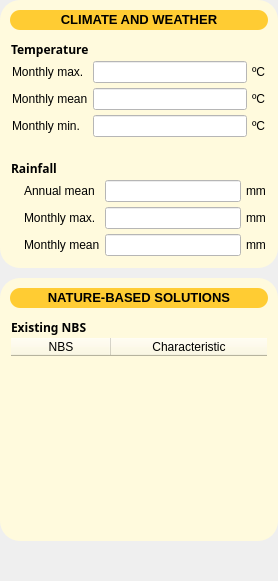
           <widget class="QWidget" name="Col2" native="true">
            <property name="sizePolicy">
             <sizepolicy hsizetype="Preferred" vsizetype="Preferred">
              <horstretch>0</horstretch>
              <verstretch>0</verstretch>
             </sizepolicy>
            </property>
            <layout class="QVBoxLayout" name="verticalLayout_12" stretch="0,0,0">
             <property name="spacing">
              <number>10</number>
             </property>
             <property name="leftMargin">
              <number>0</number>
             </property>
             <property name="topMargin">
              <number>0</number>
             </property>
             <property name="rightMargin">
              <number>0</number>
             </property>
             <property name="bottomMargin">
              <number>0</number>
             </property>
             <item>
              <widget class="QFrame" name="Climate_Frame">
               <property name="styleSheet">
                <string notr="true">QFrame{
background-color: #FFFADD;
border-radius: 20px
}</string>
               </property>
               <layout class="QVBoxLayout" name="verticalLayout_34" stretch="0,0,0,0">
                <property name="spacing">
                 <number>10</number>
                </property>
                <property name="leftMargin">
                 <number>10</number>
                </property>
                <property name="topMargin">
                 <number>10</number>
                </property>
                <property name="rightMargin">
                 <number>10</number>
                </property>
                <property name="bottomMargin">
                 <number>10</number>
                </property>
                <item>
                 <widget class="QLabel" name="Climate_Label">
                  <property name="minimumSize">
                   <size>
                    <width>0</width>
                    <height>20</height>
                   </size>
                  </property>
                  <property name="font">
                   <font>
                    <pointsize>10</pointsize>
                   </font>
                  </property>
                  <property name="styleSheet">
                   <string notr="true">background-color: #ffcc33;	
border-radius: 10px</string>
                  </property>
                  <property name="text">
                   <string>&lt;html&gt;&lt;head/&gt;&lt;body&gt;&lt;p align=&quot;center&quot;&gt;&lt;span style=&quot; font-weight:700;&quot;&gt;CLIMATE AND WEATHER&lt;/span&gt;&lt;/p&gt;&lt;/body&gt;&lt;/html&gt;</string>
                  </property>
                 </widget>
                </item>
                <item>
                 <widget class="QWidget" name="Temperature_Widget" native="true">
                  <layout class="QVBoxLayout" name="verticalLayout_36" stretch="0,0">
                   <property name="spacing">
                    <number>2</number>
                   </property>
                   <property name="leftMargin">
                    <number>1</number>
                   </property>
                   <property name="topMargin">
                    <number>1</number>
                   </property>
                   <property name="rightMargin">
                    <number>1</number>
                   </property>
                   <property name="bottomMargin">
                    <number>1</number>
                   </property>
                   <item>
                    <widget class="QLabel" name="Temperature_Label">
                     <property name="font">
                      <font>
                       <family>Segoe UI Variable Text Semiligh</family>
                       <bold>true</bold>
                      </font>
                     </property>
                     <property name="text">
                      <string>Temperature</string>
                     </property>
                     <property name="textFormat">
                      <enum>Qt::PlainText</enum>
                     </property>
                    </widget>
                   </item>
                   <item>
                    <widget class="QWidget" name="TemperatureContent_Widget" native="true">
                     <layout class="QHBoxLayout" name="TemperatureContent_" stretch="1">
                      <property name="spacing">
                       <number>5</number>
                      </property>
                      <property name="leftMargin">
                       <number>1</number>
                      </property>
                      <property name="topMargin">
                       <number>1</number>
                      </property>
                      <property name="rightMargin">
                       <number>1</number>
                      </property>
                      <property name="bottomMargin">
                       <number>1</number>
                      </property>
                      <item>
                       <layout class="QGridLayout" name="gridLayout_3">
                        <property name="verticalSpacing">
                         <number>5</number>
                        </property>
                        <item row="0" column="0">
                         <widget class="QLabel" name="TempMonthMax_Label">
                          <property name="text">
                           <string>Monthly max.</string>
                          </property>
                         </widget>
                        </item>
                        <item row="1" column="0">
                         <widget class="QLabel" name="TempMonthMean_Label">
                          <property name="text">
                           <string>Monthly mean</string>
                          </property>
                         </widget>
                        </item>
                        <item row="1" column="1">
                         <widget class="QLineEdit" name="TempMonthMean_LineEdit">
                          <property name="styleSheet">
                           <string notr="true">background-color: white</string>
                          </property>
                          <property name="alignment">
                           <set>Qt::AlignCenter</set>
                          </property>
                         </widget>
                        </item>
                        <item row="0" column="1">
                         <widget class="QLineEdit" name="TempMonthMax_LineEdit">
                          <property name="styleSheet">
                           <string notr="true">background-color: white</string>
                          </property>
                          <property name="alignment">
                           <set>Qt::AlignCenter</set>
                          </property>
                         </widget>
                        </item>
                        <item row="2" column="1">
                         <widget class="QLineEdit" name="TempMonthlyMin_LineEdit">
                          <property name="styleSheet">
                           <string notr="true">background-color: white</string>
                          </property>
                          <property name="alignment">
                           <set>Qt::AlignCenter</set>
                          </property>
                         </widget>
                        </item>
                        <item row="2" column="0">
                         <widget class="QLabel" name="TempMonthlyMin_Label">
                          <property name="text">
                           <string>Monthly min.</string>
                          </property>
                         </widget>
                        </item>
                        <item row="0" column="2">
                         <widget class="QLabel" name="label_12">
                          <property name="text">
                           <string>ºC</string>
                          </property>
                         </widget>
                        </item>
                        <item row="1" column="2">
                         <widget class="QLabel" name="label_14">
                          <property name="text">
                           <string>ºC</string>
                          </property>
                         </widget>
                        </item>
                        <item row="2" column="2">
                         <widget class="QLabel" name="label_15">
                          <property name="text">
                           <string>ºC</string>
                          </property>
                         </widget>
                        </item>
                       </layout>
                      </item>
                     </layout>
                    </widget>
                   </item>
                  </layout>
                 </widget>
                </item>
                <item>
                 <spacer name="verticalSpacer_13">
                  <property name="orientation">
                   <enum>Qt::Vertical</enum>
                  </property>
                  <property name="sizeType">
                   <enum>QSizePolicy::Minimum</enum>
                  </property>
                  <property name="sizeHint" stdset="0">
                   <size>
                    <width>20</width>
                    <height>10</height>
                   </size>
                  </property>
                 </spacer>
                </item>
                <item>
                 <widget class="QWidget" name="Rainfall_Widget" native="true">
                  <layout class="QVBoxLayout" name="verticalLayout_37" stretch="0,0">
                   <property name="spacing">
                    <number>2</number>
                   </property>
                   <property name="leftMargin">
                    <number>1</number>
                   </property>
                   <property name="topMargin">
                    <number>1</number>
                   </property>
                   <property name="rightMargin">
                    <number>1</number>
                   </property>
                   <property name="bottomMargin">
                    <number>1</number>
                   </property>
                   <item>
                    <widget class="QLabel" name="Rainfall_Label">
                     <property name="font">
                      <font>
                       <family>Segoe UI Variable Text Semiligh</family>
                       <bold>true</bold>
                      </font>
                     </property>
                     <property name="text">
                      <string>Rainfall</string>
                     </property>
                     <property name="textFormat">
                      <enum>Qt::PlainText</enum>
                     </property>
                    </widget>
                   </item>
                   <item>
                    <widget class="QWidget" name="RainfallContent_Widget" native="true">
                     <layout class="QHBoxLayout" name="horizontalLayout_14">
                      <property name="spacing">
                       <number>5</number>
                      </property>
                      <property name="leftMargin">
                       <number>1</number>
                      </property>
                      <property name="topMargin">
                       <number>1</number>
                      </property>
                      <property name="rightMargin">
                       <number>1</number>
                      </property>
                      <property name="bottomMargin">
                       <number>1</number>
                      </property>
                      <item>
                       <widget class="QLabel" name="Rainfall_Picture">
                        <property name="text">
                         <string/>
                        </property>
                        <property name="pixmap">
                         <pixmap>:/Profiles/icons/rain-64.ico</pixmap>
                        </property>
                        <property name="scaledContents">
                         <bool>false</bool>
                        </property>
                       </widget>
                      </item>
                      <item>
                       <layout class="QGridLayout" name="gridLayout_4">
                        <property name="verticalSpacing">
                         <number>5</number>
                        </property>
                        <item row="2" column="1">
                         <widget class="QLineEdit" name="RainMonthMean_LineEdit">
                          <property name="styleSheet">
                           <string notr="true">background-color: white</string>
                          </property>
                          <property name="alignment">
                           <set>Qt::AlignCenter</set>
                          </property>
                         </widget>
                        </item>
                        <item row="1" column="0">
                         <widget class="QLabel" name="RainMonthMax_Label">
                          <property name="text">
                           <string>Monthly max.</string>
                          </property>
                         </widget>
                        </item>
                        <item row="2" column="0">
                         <widget class="QLabel" name="RainMonthMean_Label">
                          <property name="text">
                           <string>Monthly mean</string>
                          </property>
                         </widget>
                        </item>
                        <item row="0" column="1">
                         <widget class="QLineEdit" name="RainAnnualMean_LineEdit">
                          <property name="styleSheet">
                           <string notr="true">background-color: white</string>
                          </property>
                          <property name="alignment">
                           <set>Qt::AlignCenter</set>
                          </property>
                         </widget>
                        </item>
                        <item row="1" column="1">
                         <widget class="QLineEdit" name="RainMonthMax_LineEdit">
                          <property name="styleSheet">
                           <string notr="true">background-color: white</string>
                          </property>
                          <property name="alignment">
                           <set>Qt::AlignCenter</set>
                          </property>
                         </widget>
                        </item>
                        <item row="0" column="0">
                         <widget class="QLabel" name="RainAnnualMean_Label">
                          <property name="text">
                           <string>Annual mean</string>
                          </property>
                         </widget>
                        </item>
                        <item row="0" column="2">
                         <widget class="QLabel" name="label_16">
                          <property name="text">
                           <string>mm</string>
                          </property>
                         </widget>
                        </item>
                        <item row="1" column="2">
                         <widget class="QLabel" name="label_17">
                          <property name="text">
                           <string>mm</string>
                          </property>
                         </widget>
                        </item>
                        <item row="2" column="2">
                         <widget class="QLabel" name="label_18">
                          <property name="text">
                           <string>mm</string>
                          </property>
                         </widget>
                        </item>
                       </layout>
                      </item>
                     </layout>
                    </widget>
                   </item>
                  </layout>
                 </widget>
                </item>
               </layout>
              </widget>
             </item>
             <item>
              <widget class="QFrame" name="NBS_Frame">
               <property name="styleSheet">
                <string notr="true">QFrame{
background-color: #FFFADD;
border-radius: 20px
}</string>
               </property>
               <layout class="QVBoxLayout" name="verticalLayout_53" stretch="0,0">
                <property name="spacing">
                 <number>10</number>
                </property>
                <property name="leftMargin">
                 <number>10</number>
                </property>
                <property name="topMargin">
                 <number>10</number>
                </property>
                <property name="rightMargin">
                 <number>10</number>
                </property>
                <property name="bottomMargin">
                 <number>10</number>
                </property>
                <item>
                 <widget class="QLabel" name="NBS_Label">
                  <property name="minimumSize">
                   <size>
                    <width>0</width>
                    <height>20</height>
                   </size>
                  </property>
                  <property name="font">
                   <font>
                    <pointsize>10</pointsize>
                   </font>
                  </property>
                  <property name="styleSheet">
                   <string notr="true">background-color: #ffcc33;	
border-radius: 10px</string>
                  </property>
                  <property name="text">
                   <string>&lt;html&gt;&lt;head/&gt;&lt;body&gt;&lt;p align=&quot;center&quot;&gt;&lt;span style=&quot; font-weight:700;&quot;&gt;NATURE-BASED SOLUTIONS&lt;/span&gt;&lt;/p&gt;&lt;/body&gt;&lt;/html&gt;</string>
                  </property>
                 </widget>
                </item>
                <item>
                 <widget class="QWidget" name="NBS_Widget" native="true">
                  <layout class="QVBoxLayout" name="verticalLayout_54" stretch="0,0">
                   <property name="spacing">
                    <number>2</number>
                   </property>
                   <property name="leftMargin">
                    <number>1</number>
                   </property>
                   <property name="topMargin">
                    <number>1</number>
                   </property>
                   <property name="rightMargin">
                    <number>1</number>
                   </property>
                   <property name="bottomMargin">
                    <number>1</number>
                   </property>
                   <item>
                    <widget class="QLabel" name="NBS_Label_2">
                     <property name="font">
                      <font>
                       <family>Segoe UI Variable Text Semiligh</family>
                       <bold>true</bold>
                      </font>
                     </property>
                     <property name="text">
                      <string>Existing NBS</string>
                     </property>
                     <property name="textFormat">
                      <enum>Qt::PlainText</enum>
                     </property>
                    </widget>
                   </item>
                   <item alignment="Qt::AlignHCenter">
                    <widget class="QTableWidget" name="NBS_Table">
                     <property name="sizePolicy">
                      <sizepolicy hsizetype="Maximum" vsizetype="Expanding">
                       <horstretch>0</horstretch>
                       <verstretch>0</verstretch>
                      </sizepolicy>
                     </property>
                     <property name="styleSheet">
                      <string notr="true"/>
                     </property>
                     <property name="sizeAdjustPolicy">
                      <enum>QAbstractScrollArea::AdjustIgnored</enum>
                     </property>
                     <property name="autoScrollMargin">
                      <number>10</number>
                     </property>
                     <property name="alternatingRowColors">
                      <bool>true</bool>
                     </property>
                     <property name="showGrid">
                      <bool>true</bool>
                     </property>
                     <property name="gridStyle">
                      <enum>Qt::SolidLine</enum>
                     </property>
                     <property name="sortingEnabled">
                      <bool>false</bool>
                     </property>
                     <property name="cornerButtonEnabled">
                      <bool>true</bool>
                     </property>
                     <property name="rowCount">
                      <number>0</number>
                     </property>
                     <property name="columnCount">
                      <number>2</number>
                     </property>
                     <attribute name="horizontalHeaderVisible">
                      <bool>true</bool>
                     </attribute>
                     <attribute name="horizontalHeaderCascadingSectionResizes">
                      <bool>false</bool>
                     </attribute>
                     <attribute name="horizontalHeaderMinimumSectionSize">
                      <number>30</number>
                     </attribute>
                     <attribute name="horizontalHeaderDefaultSectionSize">
                      <number>100</number>
                     </attribute>
                     <attribute name="horizontalHeaderHighlightSections">
                      <bool>true</bool>
                     </attribute>
                     <attribute name="horizontalHeaderShowSortIndicator" stdset="0">
                      <bool>false</bool>
                     </attribute>
                     <attribute name="horizontalHeaderStretchLastSection">
                      <bool>true</bool>
                     </attribute>
                     <attribute name="verticalHeaderVisible">
                      <bool>false</bool>
                     </attribute>
                     <attribute name="verticalHeaderMinimumSectionSize">
                      <number>20</number>
                     </attribute>
                     <attribute name="verticalHeaderHighlightSections">
                      <bool>false</bool>
                     </attribute>
                     <attribute name="verticalHeaderShowSortIndicator" stdset="0">
                      <bool>false</bool>
                     </attribute>
                     <column>
                      <property name="text">
                       <string>NBS</string>
                      </property>
                     </column>
                     <column>
                      <property name="text">
                       <string>Characteristic</string>
                      </property>
                     </column>
                    </widget>
                   </item>
                  </layout>
                 </widget>
                </item>
               </layout>
              </widget>
             </item>
             <item>
              <spacer name="verticalSpacer_6">
               <property name="orientation">
                <enum>Qt::Vertical</enum>
               </property>
               <property name="sizeHint" stdset="0">
                <size>
                 <width>20</width>
                 <height>40</height>
                </size>
               </property>
              </spacer>
             </item>
            </layout>
           </widget>
